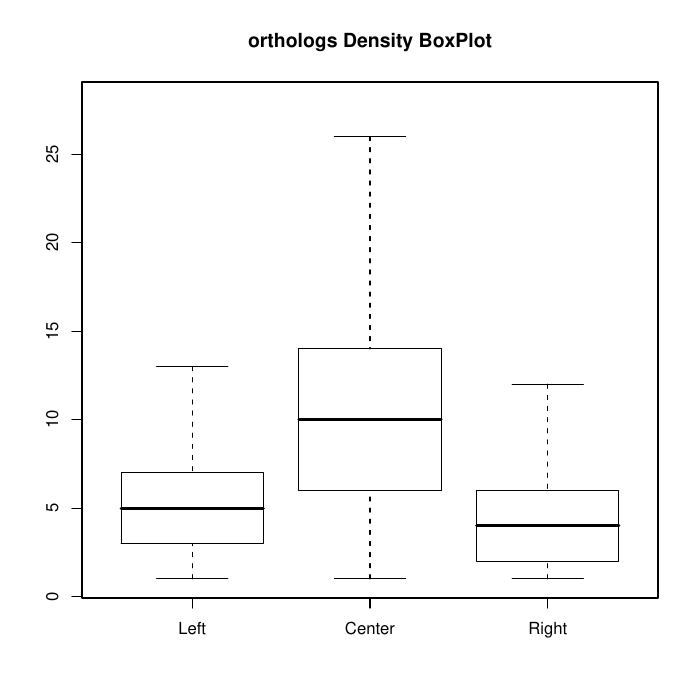

This figure's R source:
orthologsleft <- read.table("orthologs_left.dat",header=T)
orthologsright <- read.table("orthologs_right.dat",header=T)
orthologsctr <- read.table("orthologs_center.dat",header=T)
pdf("orthologs.pdf")
boxplot(orthologsleft$TOTAL,orthologsctr$TOTAL,orthologsright$TOTAL,main="orthologs Density BoxPlot", outline=FALSE, names=c("Left","Center","Right"))
